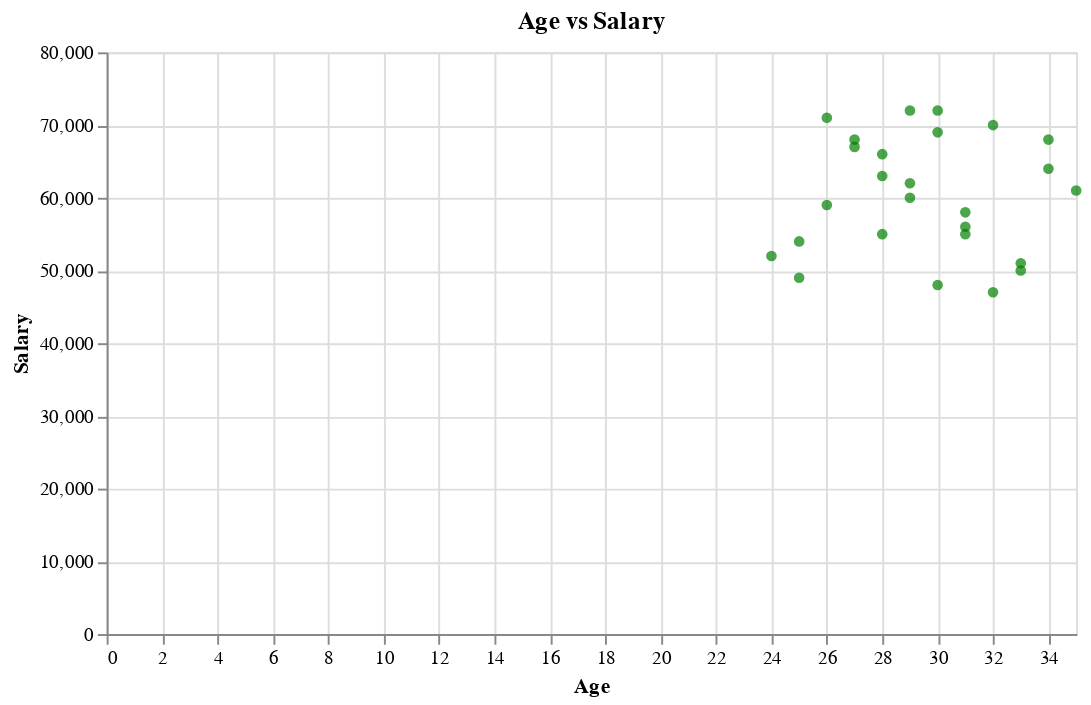

The cell this chart's notebook holds for it:
### Code cell
import altair as alt
import pandas as pd

data = pd.read_csv('Python.csv')

plot = alt.Chart(data , width=500, height=300).mark_circle( color = 'Green').encode(
  x = 'Age',
  y = 'Salary'
).properties(title = 'Age vs Salary')

plot

### Figure 1 — Vega-Lite specification as saved in the notebook (floating-point values rounded to 4 significant figures)
{"config": {"view": {"continuousWidth": 300, "continuousHeight": 300}}, "data": {"name": "data-03e93946c5e827a3ffffccab9f65371c"}, "mark": {"type": "circle", "color": "Green"}, "encoding": {"x": {"field": "Age", "type": "quantitative"}, "y": {"field": "Salary", "type": "quantitative"}}, "height": 300, "title": "Age vs Salary", "width": 500, "$schema": "https://vega.github.io/schema/vega-lite/v5.20.1.json", "datasets": {"data-03e93946c5e827a3ffffccab9f65371c": [{"Name": "Alice Johnson", "Age": 28, "Department": "HR", "Salary": 55000, "Join Date": "2021-03-15"}, {"Name": "Bob Smith", "Age": 34, "Department": "Finance", "Salary": 68000, "Join Date": "2019-06-22"}, {"Name": "Catherine Green", "Age": 30, "Department": "IT", "Salary": 72000, "Join Date": "2020-10-30"}, {"Name": "David White", "Age": 25, "Department": "Marketing", "Salary": 49000, "Join Date": "2022-01-10"}, {"Name": "Eva Adams", "Age": 29, "Department": "Sales", "Salary": 62000, "Join Date": "2018-12-05"}, {"Name": "Frank Brown", "Age": 31, "Department": "HR", "Salary": 56000, "Join Date": "2021-05-12"}, {"Name": "Grace Lee", "Age": 26, "Department": "Finance", "Salary": 59000, "Join Date": "2019-03-19"}, {"Name": "Henry Miller", "Age": 27, "Department": "IT", "Salary": 68000, "Join Date": "2021-09-07"}, {"Name": "Isabella Martinez", "Age": 33, "Department": "Marketing", "Salary": 51000, "Join Date": "2020-11-14"}, {"Name": "Jack Wilson", "Age": 24, "Department": "Sales", "Salary": 52000, "Join Date": "2022-07-02"}, {"Name": "Kara Davis", "Age": 35, "Department": "HR", "Salary": 61000, "Join Date": "2018-08-11"}, {"Name": "Liam Moore", "Age": 32, "Department": "Finance", "Salary": 70000, "Join Date": "2019-10-21"}, {"Name": "Mia Taylor", "Age": 28, "Department": "IT", "Salary": 66000, "Join Date": "2020-06-30"}, {"Name": "Noah Anderson", "Age": 30, "Department": "Marketing", "Salary": 48000, "Join Date": "2021-04-18"}, {"Name": "Olivia Jackson", "Age": 29, "Department": "Sales", "Salary": 60000, "Join Date": "2019-02-26"}, {"Name": "Paul Harris", "Age": 31, "Department": "HR", "Salary": 55000, "Join Date": "2021-08-16"}, {"Name": "Quincy Martin", "Age": 27, "Department": "Finance", "Salary": 67000, "Join Date": "2020-03-12"}, {"Name": "Rachel Thompson", "Age": 26, "Department": "IT", "Salary": 71000, "Join Date": "2019-07-24"}, {"Name": "Samuel Wright", "Age": 33, "Department": "Marketing", "Salary": 50000, "Join Date": "2022-01-28"}, {"Name": "Tina Lewis", "Age": 34, "Department": "Sales", "Salary": 64000, "Join Date": "2020-09-09"}, {"Name": "Uma Scott", "Age": 25, "Department": "HR", "Salary": 54000, "Join Date": "2021-02-19"}, {"Name": "Victor Young", "Age": 30, "Department": "Finance", "Salary": 69000, "Join Date": "2019-12-08"}, {"Name": "Wendy King", "Age": 29, "Department": "IT", "Salary": 72000, "Join Date": "2021-11-23"}, {"Name": "Xander Baker", "Age": 32, "Department": "Marketing", "Salary": 47000, "Join Date": "2022-05-10"}, {"Name": "Yara Perez", "Age": 28, "Department": "Sales", "Salary": 63000, "Join Date": "2019-04-15"}, {"Name": "Zack Allen", "Age": 31, "Department": "HR", "Salary": 58000, "Join Date": "2020-12-17"}]}}
